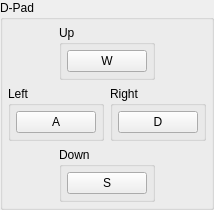
             <widget class="QGroupBox" name="gb_dpad">
              <property name="title">
               <string>D-Pad</string>
              </property>
              <layout class="QVBoxLayout" name="gb_dpad_layout">
               <property name="spacing">
                <number>6</number>
               </property>
               <property name="leftMargin">
                <number>5</number>
               </property>
               <property name="topMargin">
                <number>5</number>
               </property>
               <property name="rightMargin">
                <number>5</number>
               </property>
               <property name="bottomMargin">
                <number>5</number>
               </property>
               <item>
                <widget class="QWidget" name="dpad_up" native="true">
                 <layout class="QHBoxLayout" name="dpad_up_layout">
                  <property name="spacing">
                   <number>0</number>
                  </property>
                  <property name="leftMargin">
                   <number>0</number>
                  </property>
                  <property name="topMargin">
                   <number>0</number>
                  </property>
                  <property name="rightMargin">
                   <number>0</number>
                  </property>
                  <property name="bottomMargin">
                   <number>0</number>
                  </property>
                  <item>
                   <spacer name="dpad_up_spacer_left">
                    <property name="orientation">
                     <enum>Qt::Orientation::Horizontal</enum>
                    </property>
                    <property name="sizeHint" stdset="0">
                     <size>
                      <width>40</width>
                      <height>20</height>
                     </size>
                    </property>
                   </spacer>
                  </item>
                  <item>
                   <widget class="QGroupBox" name="gb_dpad_up">
                    <property name="title">
                     <string>Up</string>
                    </property>
                    <layout class="QVBoxLayout" name="gb_dpad_up_layout">
                     <property name="leftMargin">
                      <number>5</number>
                     </property>
                     <property name="topMargin">
                      <number>5</number>
                     </property>
                     <property name="rightMargin">
                      <number>5</number>
                     </property>
                     <property name="bottomMargin">
                      <number>5</number>
                     </property>
                     <item>
                      <widget class="QPushButton" name="b_up">
                       <property name="text">
                        <string>W</string>
                       </property>
                       <property name="autoDefault">
                        <bool>false</bool>
                       </property>
                      </widget>
                     </item>
                    </layout>
                   </widget>
                  </item>
                  <item>
                   <spacer name="dpad_up_spacer_right">
                    <property name="orientation">
                     <enum>Qt::Orientation::Horizontal</enum>
                    </property>
                    <property name="sizeHint" stdset="0">
                     <size>
                      <width>40</width>
                      <height>20</height>
                     </size>
                    </property>
                   </spacer>
                  </item>
                 </layout>
                </widget>
               </item>
               <item>
                <layout class="QHBoxLayout" name="layout_dpad_left_right">
                 <item>
                  <widget class="QGroupBox" name="gb_dpad_left">
                   <property name="title">
                    <string>Left</string>
                   </property>
                   <layout class="QVBoxLayout" name="gb_dpad_left_layout">
                    <property name="leftMargin">
                     <number>5</number>
                    </property>
                    <property name="topMargin">
                     <number>5</number>
                    </property>
                    <property name="rightMargin">
                     <number>5</number>
                    </property>
                    <property name="bottomMargin">
                     <number>5</number>
                    </property>
                    <item>
                     <widget class="QPushButton" name="b_left">
                      <property name="text">
                       <string>A</string>
                      </property>
                      <property name="autoDefault">
                       <bool>false</bool>
                      </property>
                     </widget>
                    </item>
                   </layout>
                  </widget>
                 </item>
                 <item>
                  <widget class="QGroupBox" name="gb_dpad_right">
                   <property name="title">
                    <string>Right</string>
                   </property>
                   <layout class="QVBoxLayout" name="gb_dpad_right_layout">
                    <property name="leftMargin">
                     <number>5</number>
                    </property>
                    <property name="topMargin">
                     <number>5</number>
                    </property>
                    <property name="rightMargin">
                     <number>5</number>
                    </property>
                    <property name="bottomMargin">
                     <number>5</number>
                    </property>
                    <item>
                     <widget class="QPushButton" name="b_right">
                      <property name="text">
                       <string>D</string>
                      </property>
                      <property name="autoDefault">
                       <bool>false</bool>
                      </property>
                     </widget>
                    </item>
                   </layout>
                  </widget>
                 </item>
                </layout>
               </item>
               <item>
                <widget class="QWidget" name="dpad_down" native="true">
                 <layout class="QHBoxLayout" name="dpad_down_layout">
                  <property name="leftMargin">
                   <number>0</number>
                  </property>
                  <property name="topMargin">
                   <number>0</number>
                  </property>
                  <property name="rightMargin">
                   <number>0</number>
                  </property>
                  <property name="bottomMargin">
                   <number>0</number>
                  </property>
                  <item>
                   <spacer name="dpad_down_spacer_left">
                    <property name="orientation">
                     <enum>Qt::Orientation::Horizontal</enum>
                    </property>
                    <property name="sizeHint" stdset="0">
                     <size>
                      <width>40</width>
                      <height>20</height>
                     </size>
                    </property>
                   </spacer>
                  </item>
                  <item>
                   <widget class="QGroupBox" name="gb_dpad_down">
                    <property name="title">
                     <string>Down</string>
                    </property>
                    <layout class="QVBoxLayout" name="gb_dpad_down_layout">
                     <property name="leftMargin">
                      <number>5</number>
                     </property>
                     <property name="topMargin">
                      <number>5</number>
                     </property>
                     <property name="rightMargin">
                      <number>5</number>
                     </property>
                     <property name="bottomMargin">
                      <number>5</number>
                     </property>
                     <item>
                      <widget class="QPushButton" name="b_down">
                       <property name="text">
                        <string>S</string>
                       </property>
                       <property name="autoDefault">
                        <bool>false</bool>
                       </property>
                      </widget>
                     </item>
                    </layout>
                   </widget>
                  </item>
                  <item>
                   <spacer name="dpad_down_spacer_right">
                    <property name="orientation">
                     <enum>Qt::Orientation::Horizontal</enum>
                    </property>
                    <property name="sizeHint" stdset="0">
                     <size>
                      <width>40</width>
                      <height>20</height>
                     </size>
                    </property>
                   </spacer>
                  </item>
                 </layout>
                </widget>
               </item>
              </layout>
             </widget>
